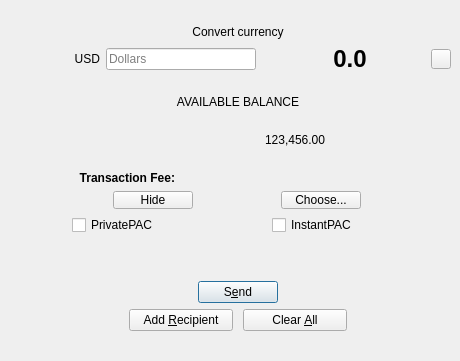
      <widget class="QWidget" name="verticalFrame_Right" native="true">
       <property name="sizePolicy">
        <sizepolicy hsizetype="Fixed" vsizetype="Preferred">
         <horstretch>0</horstretch>
         <verstretch>0</verstretch>
        </sizepolicy>
       </property>
       <property name="minimumSize">
        <size>
         <width>460</width>
         <height>0</height>
        </size>
       </property>
       <property name="maximumSize">
        <size>
         <width>510</width>
         <height>16777215</height>
        </size>
       </property>
       <property name="class" stdset="0">
        <string>container</string>
       </property>
       <layout class="QVBoxLayout" name="verticalLayout_6">
        <property name="leftMargin">
         <number>25</number>
        </property>
        <property name="topMargin">
         <number>25</number>
        </property>
        <property name="rightMargin">
         <number>9</number>
        </property>
        <property name="bottomMargin">
         <number>30</number>
        </property>
        <item>
         <layout class="QGridLayout" name="gridLayout_2">
          <item row="17" column="0">
           <layout class="QHBoxLayout" name="horizontalLayout_6">
            <property name="spacing">
             <number>0</number>
            </property>
            <item>
             <spacer name="horizontalSpacer_4">
              <property name="orientation">
               <enum>Qt::Horizontal</enum>
              </property>
              <property name="sizeType">
               <enum>QSizePolicy::MinimumExpanding</enum>
              </property>
              <property name="sizeHint" stdset="0">
               <size>
                <width>15</width>
                <height>20</height>
               </size>
              </property>
             </spacer>
            </item>
            <item>
             <widget class="QPushButton" name="addButton">
              <property name="sizePolicy">
               <sizepolicy hsizetype="Expanding" vsizetype="Fixed">
                <horstretch>0</horstretch>
                <verstretch>0</verstretch>
               </sizepolicy>
              </property>
              <property name="minimumSize">
               <size>
                <width>0</width>
                <height>0</height>
               </size>
              </property>
              <property name="maximumSize">
               <size>
                <width>170</width>
                <height>16777215</height>
               </size>
              </property>
              <property name="toolTip">
               <string>Send to multiple recipients at once</string>
              </property>
              <property name="text">
               <string>Add &amp;Recipient</string>
              </property>
              <property name="autoDefault">
               <bool>false</bool>
              </property>
             </widget>
            </item>
            <item>
             <spacer name="horizontalSpacer_18">
              <property name="orientation">
               <enum>Qt::Horizontal</enum>
              </property>
              <property name="sizeType">
               <enum>QSizePolicy::Fixed</enum>
              </property>
              <property name="sizeHint" stdset="0">
               <size>
                <width>10</width>
                <height>20</height>
               </size>
              </property>
             </spacer>
            </item>
            <item>
             <widget class="QPushButton" name="clearButton">
              <property name="sizePolicy">
               <sizepolicy hsizetype="Expanding" vsizetype="Fixed">
                <horstretch>0</horstretch>
                <verstretch>0</verstretch>
               </sizepolicy>
              </property>
              <property name="minimumSize">
               <size>
                <width>0</width>
                <height>0</height>
               </size>
              </property>
              <property name="maximumSize">
               <size>
                <width>170</width>
                <height>16777215</height>
               </size>
              </property>
              <property name="toolTip">
               <string>Clear all fields of the form.</string>
              </property>
              <property name="text">
               <string>Clear &amp;All</string>
              </property>
              <property name="autoDefault">
               <bool>false</bool>
              </property>
             </widget>
            </item>
            <item>
             <spacer name="horizontalSpacer_16">
              <property name="orientation">
               <enum>Qt::Horizontal</enum>
              </property>
              <property name="sizeType">
               <enum>QSizePolicy::MinimumExpanding</enum>
              </property>
              <property name="sizeHint" stdset="0">
               <size>
                <width>15</width>
                <height>20</height>
               </size>
              </property>
             </spacer>
            </item>
           </layout>
          </item>
          <item row="2" column="0">
           <widget class="QLabel" name="label">
            <property name="sizePolicy">
             <sizepolicy hsizetype="Minimum" vsizetype="Fixed">
              <horstretch>0</horstretch>
              <verstretch>0</verstretch>
             </sizepolicy>
            </property>
            <property name="minimumSize">
             <size>
              <width>100</width>
              <height>15</height>
             </size>
            </property>
            <property name="text">
             <string>AVAILABLE BALANCE</string>
            </property>
            <property name="alignment">
             <set>Qt::AlignCenter</set>
            </property>
            <property name="class" stdset="0">
             <string>titleLabel</string>
            </property>
           </widget>
          </item>
          <item row="11" column="0">
           <spacer name="verticalSpacer_8">
            <property name="orientation">
             <enum>Qt::Vertical</enum>
            </property>
            <property name="sizeHint" stdset="0">
             <size>
              <width>20</width>
              <height>40</height>
             </size>
            </property>
           </spacer>
          </item>
          <item row="0" column="0">
           <layout class="QVBoxLayout" name="verticalLayout_CurrencyConvetion">
            <item>
             <widget class="QLabel" name="label_6">
              <property name="sizePolicy">
               <sizepolicy hsizetype="Expanding" vsizetype="Preferred">
                <horstretch>0</horstretch>
                <verstretch>0</verstretch>
               </sizepolicy>
              </property>
              <property name="text">
               <string>Convert currency</string>
              </property>
              <property name="alignment">
               <set>Qt::AlignCenter</set>
              </property>
              <property name="class" stdset="0">
               <string>titleLabel</string>
              </property>
             </widget>
            </item>
            <item>
             <layout class="QHBoxLayout" name="horizontalLayout_Convertion">
              <item>
               <widget class="QLabel" name="label_7">
                <property name="text">
                 <string>USD</string>
                </property>
                <property name="alignment">
                 <set>Qt::AlignRight|Qt::AlignTrailing|Qt::AlignVCenter</set>
                </property>
               </widget>
              </item>
              <item>
               <widget class="QLineEdit" name="lineConvertCurrency">
                <property name="sizePolicy">
                 <sizepolicy hsizetype="Preferred" vsizetype="Fixed">
                  <horstretch>0</horstretch>
                  <verstretch>0</verstretch>
                 </sizepolicy>
                </property>
                <property name="minimumSize">
                 <size>
                  <width>150</width>
                  <height>0</height>
                 </size>
                </property>
                <property name="placeholderText">
                 <string>Dollars</string>
                </property>
                <property name="class" stdset="0">
                 <string>LineEditSmall</string>
                </property>
               </widget>
              </item>
              <item>
               <layout class="QHBoxLayout" name="horizontalLayout_12">
                <item>
                 <widget class="QLabel" name="iconLabelConvertedCurrency">
                  <property name="sizePolicy">
                   <sizepolicy hsizetype="Fixed" vsizetype="Preferred">
                    <horstretch>0</horstretch>
                    <verstretch>0</verstretch>
                   </sizepolicy>
                  </property>
                  <property name="minimumSize">
                   <size>
                    <width>0</width>
                    <height>0</height>
                   </size>
                  </property>
                  <property name="maximumSize">
                   <size>
                    <width>20</width>
                    <height>20</height>
                   </size>
                  </property>
                  <property name="frameShape">
                   <enum>QFrame::NoFrame</enum>
                  </property>
                  <property name="text">
                   <string/>
                  </property>
                  <property name="pixmap">
                   <pixmap resource="../dash.qrc">:/icons/bitcoin-32</pixmap>
                  </property>
                  <property name="scaledContents">
                   <bool>true</bool>
                  </property>
                  <property name="alignment">
                   <set>Qt::AlignRight|Qt::AlignTrailing|Qt::AlignVCenter</set>
                  </property>
                 </widget>
                </item>
                <item>
                 <widget class="QLabel" name="labelConvertionUSD">
                  <property name="sizePolicy">
                   <sizepolicy hsizetype="Preferred" vsizetype="Preferred">
                    <horstretch>0</horstretch>
                    <verstretch>0</verstretch>
                   </sizepolicy>
                  </property>
                  <property name="minimumSize">
                   <size>
                    <width>150</width>
                    <height>0</height>
                   </size>
                  </property>
                  <property name="font">
                   <font>
                    <pointsize>18</pointsize>
                    <weight>75</weight>
                    <bold>true</bold>
                   </font>
                  </property>
                  <property name="text">
                   <string>0.0</string>
                  </property>
                  <property name="alignment">
                   <set>Qt::AlignCenter</set>
                  </property>
                  <property name="textInteractionFlags">
                   <set>Qt::LinksAccessibleByMouse|Qt::TextSelectableByMouse</set>
                  </property>
                 </widget>
                </item>
                <item>
                 <widget class="QPushButton" name="copyPacs">
                  <property name="sizePolicy">
                   <sizepolicy hsizetype="Fixed" vsizetype="Fixed">
                    <horstretch>0</horstretch>
                    <verstretch>0</verstretch>
                   </sizepolicy>
                  </property>
                  <property name="maximumSize">
                   <size>
                    <width>20</width>
                    <height>20</height>
                   </size>
                  </property>
                  <property name="toolTip">
                   <string>Copy PACs</string>
                  </property>
                  <property name="styleSheet">
                   <string notr="true">border-image: url(:/icons/pac/editcopy);</string>
                  </property>
                  <property name="text">
                   <string/>
                  </property>
                  <property name="class" stdset="0">
                   <string>QuickButton</string>
                  </property>
                 </widget>
                </item>
               </layout>
              </item>
             </layout>
            </item>
           </layout>
          </item>
          <item row="15" column="0">
           <layout class="QHBoxLayout" name="horizontalLayout_9">
            <item>
             <spacer name="horizontalSpacer_20">
              <property name="orientation">
               <enum>Qt::Horizontal</enum>
              </property>
              <property name="sizeType">
               <enum>QSizePolicy::MinimumExpanding</enum>
              </property>
              <property name="sizeHint" stdset="0">
               <size>
                <width>15</width>
                <height>20</height>
               </size>
              </property>
             </spacer>
            </item>
            <item>
             <widget class="QPushButton" name="sendButton">
              <property name="sizePolicy">
               <sizepolicy hsizetype="Fixed" vsizetype="Fixed">
                <horstretch>0</horstretch>
                <verstretch>0</verstretch>
               </sizepolicy>
              </property>
              <property name="minimumSize">
               <size>
                <width>0</width>
                <height>0</height>
               </size>
              </property>
              <property name="maximumSize">
               <size>
                <width>16777215</width>
                <height>16777215</height>
               </size>
              </property>
              <property name="toolTip">
               <string>Confirm the send action</string>
              </property>
              <property name="text">
               <string>S&amp;end</string>
              </property>
              <property name="autoDefault">
               <bool>false</bool>
              </property>
              <property name="default">
               <bool>true</bool>
              </property>
              <property name="class" stdset="0">
               <string>accentButton</string>
              </property>
             </widget>
            </item>
            <item>
             <spacer name="horizontalSpacer_21">
              <property name="orientation">
               <enum>Qt::Horizontal</enum>
              </property>
              <property name="sizeType">
               <enum>QSizePolicy::MinimumExpanding</enum>
              </property>
              <property name="sizeHint" stdset="0">
               <size>
                <width>15</width>
                <height>20</height>
               </size>
              </property>
             </spacer>
            </item>
           </layout>
          </item>
          <item row="3" column="0">
           <layout class="QHBoxLayout" name="horizontalLayout_5">
            <property name="spacing">
             <number>0</number>
            </property>
            <item>
             <spacer name="horizontalSpacer_13">
              <property name="orientation">
               <enum>Qt::Horizontal</enum>
              </property>
              <property name="sizeType">
               <enum>QSizePolicy::Preferred</enum>
              </property>
              <property name="sizeHint" stdset="0">
               <size>
                <width>40</width>
                <height>20</height>
               </size>
              </property>
             </spacer>
            </item>
            <item>
             <widget class="QLabel" name="iconLabelAvailableBalance">
              <property name="sizePolicy">
               <sizepolicy hsizetype="Fixed" vsizetype="Minimum">
                <horstretch>0</horstretch>
                <verstretch>0</verstretch>
               </sizepolicy>
              </property>
              <property name="minimumSize">
               <size>
                <width>30</width>
                <height>30</height>
               </size>
              </property>
              <property name="styleSheet">
               <string notr="true"/>
              </property>
              <property name="text">
               <string/>
              </property>
              <property name="alignment">
               <set>Qt::AlignCenter</set>
              </property>
              <property name="class" stdset="0">
               <string>labelPacIcon</string>
              </property>
             </widget>
            </item>
            <item>
             <widget class="QLabel" name="labelBalance">
              <property name="sizePolicy">
               <sizepolicy hsizetype="Fixed" vsizetype="Fixed">
                <horstretch>0</horstretch>
                <verstretch>0</verstretch>
               </sizepolicy>
              </property>
              <property name="minimumSize">
               <size>
                <width>0</width>
                <height>50</height>
               </size>
              </property>
              <property name="locale">
               <locale language="English" country="UnitedStates"/>
              </property>
              <property name="text">
               <string>123,456.00</string>
              </property>
              <property name="class" stdset="0">
               <string>pacCoinsLabel</string>
              </property>
             </widget>
            </item>
            <item>
             <spacer name="horizontalSpacer_14">
              <property name="orientation">
               <enum>Qt::Horizontal</enum>
              </property>
              <property name="sizeType">
               <enum>QSizePolicy::Preferred</enum>
              </property>
              <property name="sizeHint" stdset="0">
               <size>
                <width>40</width>
                <height>20</height>
               </size>
              </property>
             </spacer>
            </item>
           </layout>
          </item>
          <item row="10" column="0">
           <layout class="QHBoxLayout" name="horizontalLayout_7">
            <property name="spacing">
             <number>3</number>
            </property>
            <item>
             <widget class="QCheckBox" name="checkUsePrivateSend">
              <property name="sizePolicy">
               <sizepolicy hsizetype="Fixed" vsizetype="Fixed">
                <horstretch>0</horstretch>
                <verstretch>0</verstretch>
               </sizepolicy>
              </property>
              <property name="minimumSize">
               <size>
                <width>150</width>
                <height>0</height>
               </size>
              </property>
              <property name="toolTip">
               <string>Private PAC</string>
              </property>
              <property name="styleSheet">
               <string notr="true"/>
              </property>
              <property name="text">
               <string>PrivatePAC</string>
              </property>
              <property name="checked">
               <bool>false</bool>
              </property>
              <property name="tristate">
               <bool>false</bool>
              </property>
             </widget>
            </item>
            <item>
             <widget class="QCheckBox" name="checkUseInstantSend">
              <property name="enabled">
               <bool>true</bool>
              </property>
              <property name="sizePolicy">
               <sizepolicy hsizetype="Fixed" vsizetype="Fixed">
                <horstretch>0</horstretch>
                <verstretch>0</verstretch>
               </sizepolicy>
              </property>
              <property name="minimumSize">
               <size>
                <width>130</width>
                <height>0</height>
               </size>
              </property>
              <property name="toolTip">
               <string>Instant PAC</string>
              </property>
              <property name="text">
               <string>InstantPAC</string>
              </property>
             </widget>
            </item>
           </layout>
          </item>
          <item row="6" column="0">
           <layout class="QHBoxLayout" name="horizontalLayoutSmartFee">
            <property name="spacing">
             <number>10</number>
            </property>
            <item>
             <widget class="QLabel" name="labelFeeHeadline">
              <property name="sizePolicy">
               <sizepolicy hsizetype="Preferred" vsizetype="Fixed">
                <horstretch>0</horstretch>
                <verstretch>0</verstretch>
               </sizepolicy>
              </property>
              <property name="font">
               <font>
                <weight>75</weight>
                <bold>true</bold>
               </font>
              </property>
              <property name="styleSheet">
               <string notr="true">font-weight:bold;</string>
              </property>
              <property name="text">
               <string>Transaction Fee: </string>
              </property>
              <property name="alignment">
               <set>Qt::AlignCenter</set>
              </property>
             </widget>
            </item>
            <item>
             <widget class="QLabel" name="labelFeeMinimized">
              <property name="sizePolicy">
               <sizepolicy hsizetype="Preferred" vsizetype="Fixed">
                <horstretch>0</horstretch>
                <verstretch>0</verstretch>
               </sizepolicy>
              </property>
              <property name="text">
               <string/>
              </property>
             </widget>
            </item>
           </layout>
          </item>
          <item row="1" column="0">
           <spacer name="verticalSpacer_9">
            <property name="orientation">
             <enum>Qt::Vertical</enum>
            </property>
            <property name="sizeType">
             <enum>QSizePolicy::Fixed</enum>
            </property>
            <property name="sizeHint" stdset="0">
             <size>
              <width>20</width>
              <height>15</height>
             </size>
            </property>
           </spacer>
          </item>
          <item row="8" column="0">
           <layout class="QHBoxLayout" name="horizontalLayout_8">
            <property name="spacing">
             <number>0</number>
            </property>
            <item>
             <widget class="QPushButton" name="buttonMinimizeFee">
              <property name="maximumSize">
               <size>
                <width>80</width>
                <height>18</height>
               </size>
              </property>
              <property name="toolTip">
               <string>collapse fee-settings</string>
              </property>
              <property name="text">
               <string>Hide</string>
              </property>
              <property name="class" stdset="0">
               <string>linkButton</string>
              </property>
             </widget>
            </item>
            <item>
             <widget class="QPushButton" name="buttonChooseFee">
              <property name="sizePolicy">
               <sizepolicy hsizetype="Preferred" vsizetype="Fixed">
                <horstretch>0</horstretch>
                <verstretch>0</verstretch>
               </sizepolicy>
              </property>
              <property name="maximumSize">
               <size>
                <width>80</width>
                <height>18</height>
               </size>
              </property>
              <property name="text">
               <string>Choose...</string>
              </property>
              <property name="class" stdset="0">
               <string>linkButton</string>
              </property>
             </widget>
            </item>
           </layout>
          </item>
         </layout>
        </item>
       </layout>
      </widget>
